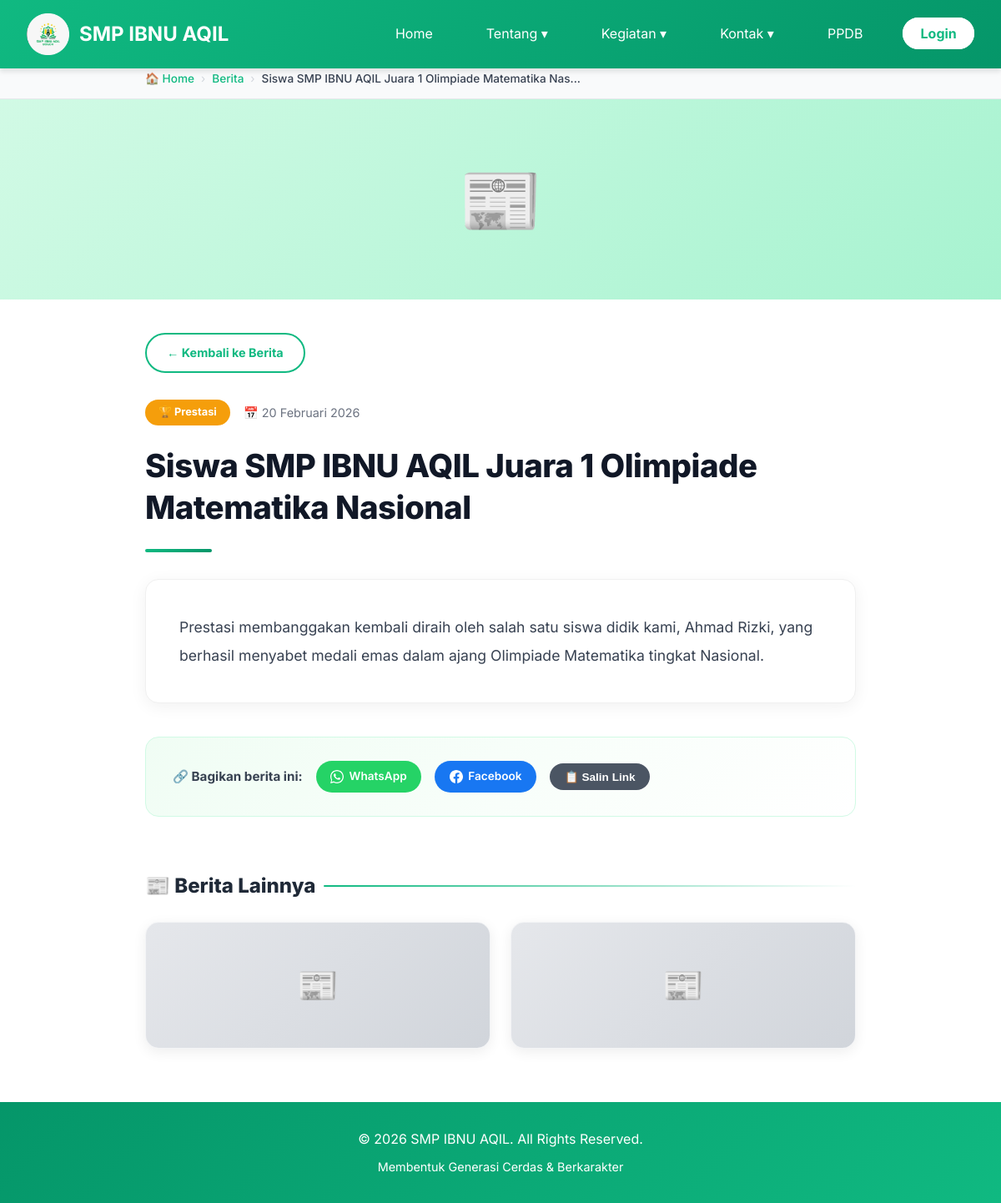
/detail-berita.php?id=11, run on the app's committed database.
### tables this page shows
CREATE TABLE `berita` (
  `id` int NOT NULL,
  `judul` varchar(200) NOT NULL,
  `foto` varchar(200) NOT NULL,
  `kategori` varchar(200) DEFAULT NULL,
  `tanggal` date NOT NULL,
  `deskripsi` text
);

### detail-berita.php (the view, shortened to what this page needs)
<?php
require_once 'koneksi.php';
$id = intval($_GET['id'] ?? 0);
$stmt = mysqli_prepare($KONEKSI, "SELECT * FROM berita WHERE id = ?");
mysqli_stmt_bind_param($stmt, "i", $id);
mysqli_stmt_execute($stmt);
$result = mysqli_stmt_get_result($stmt);
$berita = mysqli_fetch_assoc($result);
$related = [];
if (count($related) < 3) {
    $needed = 3 - count($related);
    $existing_ids = array_merge([$id], array_column($related, 'id'));
    $id_list = implode(',', array_map('intval', $existing_ids));
    $stmt3 = mysqli_query($KONEKSI, "SELECT * FROM berita WHERE id NOT IN ($id_list) ORDER BY tanggal DESC LIMIT $needed");
    while ($r = mysqli_fetch_assoc($stmt3)) {
        $related[] = $r;
    }
}
function formatTanggal($tgl) {
    $ts = strtotime($tgl);
    $bulan = ['', 'Januari', 'Februari', 'Maret', 'April', 'Mei', 'Juni',
              'Juli', 'Agustus', 'September', 'Oktober', 'November', 'Desember'];
    return date('d', $ts) . ' ' . $bulan[(int)date('m', $ts)] . ' ' . date('Y', $ts);
}
$badge_map = [
    'pengumuman'    => ['bg' => '#3b82f6', 'text' => '#fff', 'label' => 'Pengumuman', 'icon' => '📢'],
    'prestasi'      => ['bg' => '#f59e0b', 'text' => '#fff', 'label' => 'Prestasi',    'icon' => '🏆'],
    'pilihan utama' => ['bg' => '#10b981', 'text' => '#fff', 'label' => 'Pilihan Utama','icon' => '⭐'],
];
$kat      = $berita['kategori'];
$badge    = $badge_map[$kat] ?? ['bg' => '#6b7280', 'text' => '#fff', 'label' => ucfirst($kat), 'icon' => '📰'];
$tgl_fmt  = formatTanggal($berita['tanggal']);
$page_url = (isset($_SERVER['HTTPS']) && $_SERVER['HTTPS'] === 'on' ? 'https' : 'http') . '://' . $_SERVER['HTTP_HOST'] . $_SERVER['REQUEST_URI'];
?>
<!DOCTYPE html>
<html lang="id">
<head>
    <link rel="stylesheet" href="style.css">
</head>
<body>
    <nav class="navbar">
        <div class="nav-container">
            <div class="logo">
                <img src="Screenshot_2026-02-22-13-16-05-58_1c337646f29875672b5a61192b9010f9.png"
                    alt="Logo SMP IBNU AQIL" class="logo-img">
                SMP IBNU AQIL
            </div>
            <ul class="nav-menu" id="navMenu">
                <li><a href="index.php">Home</a></li>
                <li class="dropdown">
                    <a href="#" class="dropbtn">Tentang ▾</a>
                </li>
                <li class="dropdown">
                    <a href="#" class="dropbtn">Kegiatan ▾</a>
                </li>
                <li class="dropdown">
                    <a href="#" class="dropbtn">Kontak ▾</a>
                </li>
                <li><a href="https://s.id/brosur_PPDB_IBNU_AQIL_BOGOR_2024_2025" target="_blank">PPDB</a></li>
                <li><a href="login.php" class="nav-login-btn">Login</a></li>
            </ul>
        </div>
    </nav>
    <div class="breadcrumb-bar">
        <div class="breadcrumb-inner">
            <a href="index.php">🏠 Home</a>
            <span class="sep">›</span>
            <a href="berita.php">Berita</a>
            <span class="sep">›</span>
            <span style="color:#374151;font-weight:500;">
                <?php echo htmlspecialchars(mb_strimwidth($berita['judul'], 0, 55, '...')); ?>
            </span>
        </div>
    </div>
    <?php if (!empty($berita['foto'])): ?>
    <div class="detail-hero">
    </div>
    <?php else: ?>
    <div class="detail-hero">
        <div class="no-hero">📰</div>
    </div>
    <?php endif; ?>
    <div class="article-wrapper">
        <a href="berita.php" class="back-btn">← Kembali ke Berita</a>
        <div class="meta-strip">
            <span class="meta-badge" style="background:<?php echo $badge['bg']; ?>;">
                <?php echo $badge['icon']; ?> <?php echo htmlspecialchars($badge['label']); ?>
            </span>
            <span class="meta-date">
                📅 <?php echo $tgl_fmt; ?>
            </span>
        </div>
        <h1 class="article-title"><?php echo htmlspecialchars($berita['judul']); ?></h1>
        <div class="article-divider"></div>
        <div class="article-body"><?php echo htmlspecialchars($berita['deskripsi']); ?></div>
        <div class="share-section">
            <span class="share-label">🔗 Bagikan berita ini:</span>
            <a class="share-btn share-wa"
               href="https://wa.me/?text=<?php echo urlencode($berita['judul'] . ' — ' . $page_url); ?>"
               target="_blank" rel="noopener">
                WhatsApp
            </a>
            <a class="share-btn share-fb"
               href="https://www.facebook.com/sharer/sharer.php?u=<?php echo urlencode($page_url); ?>"
               target="_blank" rel="noopener">
                Facebook
            </a>
            <button class="share-btn share-copy" id="copyBtn" onclick="salinLink()">
                📋 Salin Link
            </button>
        </div>
    </div>
    <?php if (!empty($related)): ?>
    <div class="related-section">
        <h2 class="related-title">📰 Berita Lainnya</h2>
        <div class="related-grid">
            <?php foreach ($related as $rel): ?>
            <a href="detail-berita.php?id=<?php echo $rel['id']; ?>" class="related-card">
            </a>
            <?php endforeach; ?>
        </div>
    </div>
    <?php endif; ?>
    <footer>
        <p>&copy; 2026 SMP IBNU AQIL. All Rights Reserved.</p>
        <p style="margin-top: 0.5rem; font-size: 0.9rem;">Membentuk Generasi Cerdas &amp; Berkarakter</p>
    </footer>
</body>
</html>

### style.css (style rules this page uses)
* { margin: 0; padding: 0; box-sizing: border-box; }
:root { --primary-green: #10b981; --dark-green: #059669; --light-green: #34d399; --white: #ffffff; --light-gray: #f0fdf4; --text-dark: #1f2937; --text-gray: #6b7280; }
body { font-family: 'Segoe UI', Tahoma, Geneva, Verdana, sans-serif; line-height: 1.6; color: var(--text-dark); overflow-x: hidden; }
.navbar { background: linear-gradient(135deg, var(--primary-green) 0%, var(--dark-green) 100%); padding: 1rem 0; position: fixed; width: 100%; top: 0; z-index: 1000; box-shadow: 0 4px 6px rgba(0, 0, 0, 0.1); }
.nav-container { max-width: 1200px; margin: 0 auto; display: flex; justify-content: space-between; align-items: center; padding: 0 2rem; }
.logo { color: var(--white); font-size: 1.5rem; font-weight: bold; display: flex; align-items: center; gap: 0.75rem; text-align: left; line-height: 1.2; }
.logo-img { height: 50px; width: auto; object-fit: contain; }
.nav-menu { display: flex; list-style: none; gap: 2rem; }
.nav-menu a { color: var(--white); text-decoration: none; transition: all 0.3s; padding: 0.5rem 1rem; border-radius: 5px; cursor: pointer; }
.dropdown { position: relative; }
.nav-login-btn { background: var(--white) !important; color: var(--primary-green) !important; padding: 0.45rem 1.2rem !important; border-radius: 50px !important; font-weight: bold !important; transition: all 0.3s !important; border: 2px solid var(--white); }
footer { background: linear-gradient(135deg, var(--dark-green) 0%, var(--primary-green) 100%); color: var(--white); text-align: center; padding: 2rem; margin-top: 4rem; }

### data on the page
berita: judul "Siswa SMP IBNU AQIL Juara 1 Olimpiade Matematika Nas...", kategori "🏆", kategori "Prestasi", tanggal "20 Februari 2026", judul "Siswa SMP IBNU AQIL Juara 1 Olimpiade Matematika Nasional", deskripsi "Prestasi membanggakan kembali diraih oleh salah satu siswa didik kami, Ahmad Rizki, yang berhasil menyabet medali emas dalam ajang Olimpiade Matematika tingkat Nasional."
